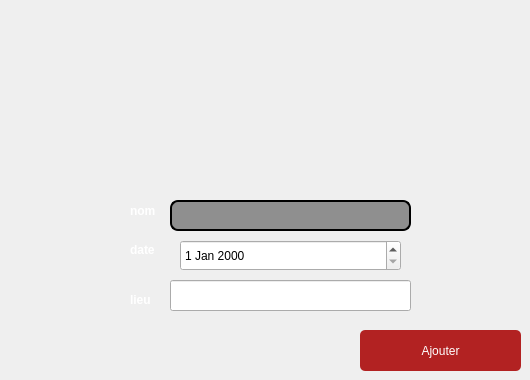
       <widget class="QWidget" name="tab_9">
        <attribute name="title">
         <string>Ajouter un evenement</string>
        </attribute>
        <widget class="QLabel" name="reference_2">
         <property name="geometry">
          <rect>
           <x>130</x>
           <y>200</y>
           <width>41</width>
           <height>21</height>
          </rect>
         </property>
         <property name="font">
          <font>
           <pointsize>9</pointsize>
           <weight>75</weight>
           <bold>true</bold>
           <underline>false</underline>
          </font>
         </property>
         <property name="styleSheet">
          <string notr="true">background-image: url(:/images/Empty.png);
color: rgb(255, 255, 255);</string>
         </property>
         <property name="text">
          <string>nom</string>
         </property>
        </widget>
        <widget class="QLabel" name="quantite_2">
         <property name="geometry">
          <rect>
           <x>130</x>
           <y>240</y>
           <width>31</width>
           <height>20</height>
          </rect>
         </property>
         <property name="font">
          <font>
           <pointsize>9</pointsize>
           <weight>75</weight>
           <bold>true</bold>
           <underline>false</underline>
          </font>
         </property>
         <property name="styleSheet">
          <string notr="true">background-image: url(:/images/Empty.png);
color: rgb(255, 255, 255);</string>
         </property>
         <property name="text">
          <string>date</string>
         </property>
        </widget>
        <widget class="QLineEdit" name="lineEdit_nom">
         <property name="geometry">
          <rect>
           <x>170</x>
           <y>200</y>
           <width>241</width>
           <height>31</height>
          </rect>
         </property>
         <property name="styleSheet">
          <string notr="true">QLineEdit {
padding: 1px;
border-style: solid;
border: 2px solid gray;
border-radius: 8px;
background-color: rgb(143, 143, 143);
border:2px solid #000;
	color: rgb(255, 255, 255);
}
</string>
         </property>
        </widget>
        <widget class="QPushButton" name="pb_ajouter">
         <property name="geometry">
          <rect>
           <x>360</x>
           <y>330</y>
           <width>161</width>
           <height>41</height>
          </rect>
         </property>
         <property name="styleSheet">
          <string notr="true">QPushButton {
padding: 1px;
border-style: solid;
border: 2px solid gray;
border-radius: 8px;
background-color: rgb(143, 143, 143);
border:2px solid #000;
}
QPushButton {
     color: #fff !important;
text-transform: uppercase;
text-decoration: none;
background: #B22222;
border-radius: 5px;
display: inline-block;
border: none;
transition: all 0.4s ease 0s;
 }
 QPushButton:hover {
     background: #434343;
letter-spacing: 1px;
-webkit-box-shadow: 0px 5px 40px -10px rgba(0,0,0,0.57);
-moz-box-shadow: 0px 5px 40px -10px rgba(0,0,0,0.57);
box-shadow: 5px 40px -10px rgba(0,0,0,0.57);
transition: all 0.4s ease 0s;
 }</string>
         </property>
         <property name="text">
          <string>Ajouter</string>
         </property>
        </widget>
        <widget class="QLabel" name="quantite_4">
         <property name="geometry">
          <rect>
           <x>130</x>
           <y>290</y>
           <width>41</width>
           <height>20</height>
          </rect>
         </property>
         <property name="font">
          <font>
           <pointsize>9</pointsize>
           <weight>75</weight>
           <bold>true</bold>
           <underline>false</underline>
          </font>
         </property>
         <property name="styleSheet">
          <string notr="true">background-image: url(:/images/Empty.png);
color: rgb(255, 255, 255);</string>
         </property>
         <property name="text">
          <string>lieu</string>
         </property>
        </widget>
        <widget class="QLineEdit" name="lineEdit_lieu">
         <property name="geometry">
          <rect>
           <x>170</x>
           <y>280</y>
           <width>241</width>
           <height>31</height>
          </rect>
         </property>
         <property name="styleSheet">
          <string notr="true">QLineEdit {
padding: 1px;
border-style: solid;
border: 2px solid gray;
border-radius: 8px;
background-color: rgb(143, 143, 143);
border:2px solid #000;
	color: rgb(255, 255, 255);
}
border:2px solid #000;</string>
         </property>
        </widget>
        <widget class="QDateEdit" name="dateEdit_event">
         <property name="geometry">
          <rect>
           <x>180</x>
           <y>240</y>
           <width>221</width>
           <height>31</height>
          </rect>
         </property>
        </widget>
       </widget>
